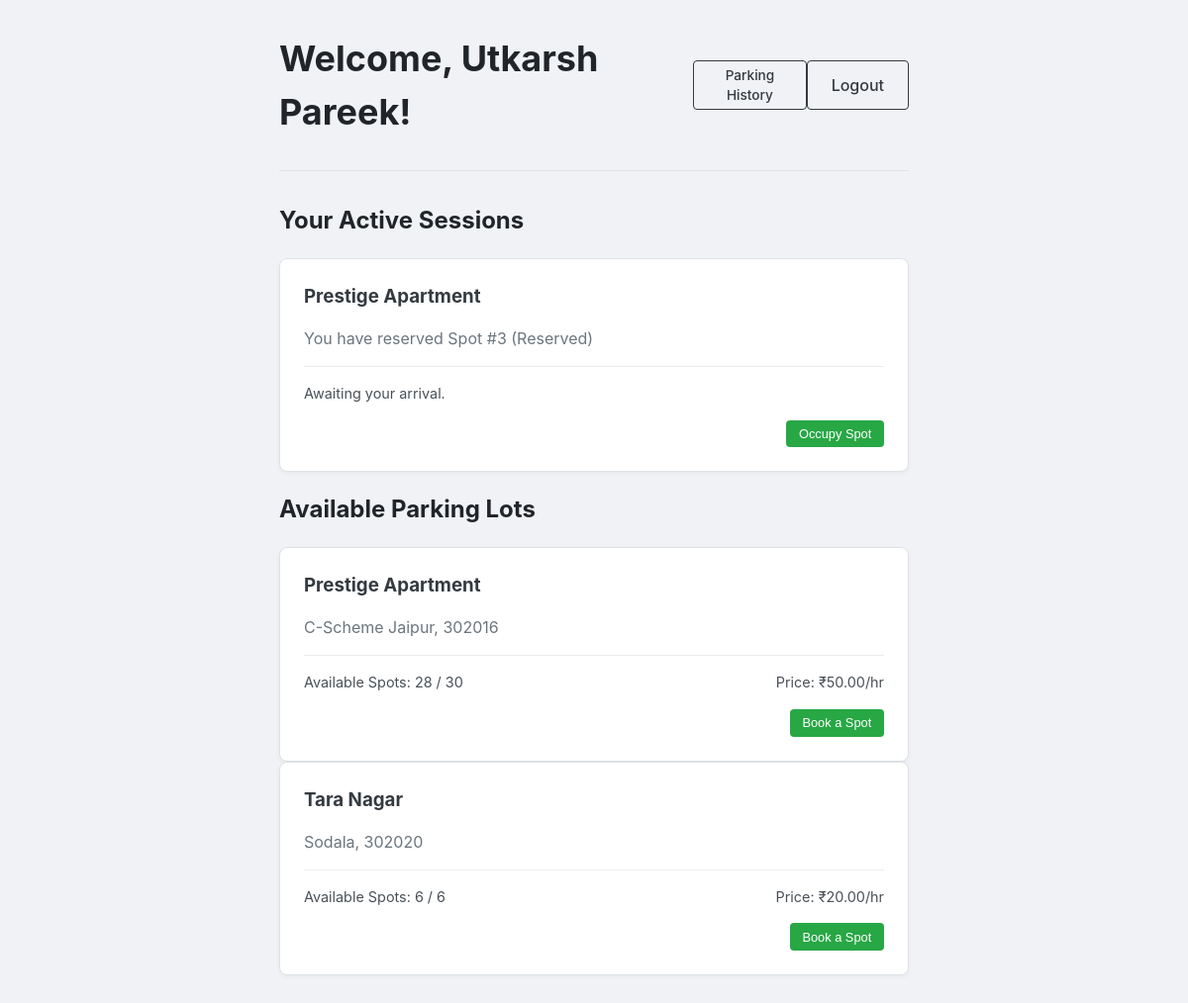
Screenshot of /user/dashboard (signed in) with the database file from the repository.
### models/database.py (models this page shows)
class Reservation(db.Model):
    __tablename__ = 'reservation'
    id = db.Column(db.Integer, primary_key=True)
    spot_id = db.Column(db.Integer, db.ForeignKey('parking_spot.id'), nullable=False)
    user_id = db.Column(db.Integer, db.ForeignKey('user.id'), nullable=False)
    start_time = db.Column(db.DateTime, nullable=True)
    end_time = db.Column(db.DateTime, nullable=True)
    total_cost = db.Column(db.Float, nullable=True)

class ParkingLot(db.Model):
    __tablename__ = 'parking_lot'
    id = db.Column(db.Integer, primary_key=True)
    name = db.Column(db.String(50), nullable=False)
    address = db.Column(db.String(100), nullable=False)
    pincode = db.Column(db.String(10), nullable=False)
    capacity = db.Column(db.Integer, nullable=False)
    price_per_hour = db.Column(db.Float, nullable=False)
    spots = db.relationship('ParkingSpot', backref='lot', lazy=True, cascade="all, delete-orphan")

class ParkingSpot(db.Model):
    __tablename__ = 'parking_spot'
    id = db.Column(db.Integer, primary_key=True)
    lot_id = db.Column(db.Integer, db.ForeignKey('parking_lot.id'), nullable=False)
    spot_number = db.Column(db.Integer, nullable=False)
    status = db.Column(db.String(1), default='A', nullable=False) # 'A' for Available, 'O' for Occupied, 'R' for Reserved
    reservation = db.relationship('Reservation', backref='spot', uselist=False, cascade="all, delete-orphan")

### routes/user_routes.py (the view)
@user_bp.route('/user/dashboard')
def user_dashboard():
    if 'user_id' not in session:
        flash('You must be logged in to view this page.', 'danger')
        return redirect(url_for('auth.login'))
    print(f"--- DEBUG: Checking for reservations for user_id: {session.get('user_id')} ---")
    active_reservations = Reservation.query.filter(
        Reservation.user_id == session['user_id'],
        Reservation.end_time.is_(None)
    ).all()
    print(f"--- DEBUG: Query found these reservations: {active_reservations} ---")
    lots = ParkingLot.query.all()
    return render_template('user/user_dashboard.html', lots=lots, active_reservations=active_reservations)

### templates/user/user_dashboard.html (shortened to what this page needs)
{% extends "layout.html" %}
{% block content %}
<div class="dashboard-container">
    <div class="dashboard-header">
        <h1>Welcome, {{ session.full_name }}!</h1>
        <a href="{{ url_for('user.parking_history') }}" class="btn btn-outline btn-sm">Parking History</a>
        <a href="{{ url_for('auth.logout') }}" class="btn btn-outline">Logout</a>
    </div>
    <hr>
    {% if active_reservations %}
    <h2>Your Active Sessions</h2>
    {% for reservation in active_reservations %}
        {% if reservation.start_time %}
            <div class="lot-card active-session mb-3"> <h3>{{ reservation.spot.lot.name }}</h3>
                <p class="lot-meta">You are parked at Spot #{{ reservation.spot.spot_number }} (Occupied)</p>
                <div class="lot-details">
                    <span>Parked at: {{ (reservation.start_time | to_ist).strftime('%d-%b-%Y %I:%M %p') }}</span>
                </div>
                <div class="lot-actions">
                    <form method="POST" action="{{ url_for('user.release_spot', reservation_id=reservation.id) }}">
                        <button type="submit" class="btn-action btn-delete">Release Spot</button>
                    </form>
                </div>
            </div>
        {% else %}
            <div class="lot-card reserved-session mb-3"> <h3>{{ reservation.spot.lot.name }}</h3>
                <p class="lot-meta">You have reserved Spot #{{ reservation.spot.spot_number }} (Reserved)</p>
                <div class="lot-details">
                    <span>Awaiting your arrival.</span>
                </div>
                <div class="lot-actions">
                    <form method="POST" action="{{ url_for('user.occupy_spot', reservation_id=reservation.id) }}">
                        <button type="submit" class="btn-action btn-book">Occupy Spot</button>
                    </form>
                </div>
            </div>
        {% endif %}
    {% endfor %}
{% endif %}
    <h2>Available Parking Lots</h2>
    {% for lot in lots %}
        {% set available_spots = lot.spots|selectattr('status', 'equalto', 'A')|list|length %}
        {% if available_spots > 0 %}
        <div class="lot-card">
            <h3>{{ lot.name }}</h3>
            <p class="lot-meta">{{ lot.address }}, {{ lot.pincode }}</p>
            <div class="lot-details">
                <span>Available Spots: {{ available_spots }} / {{ lot.capacity }}</span>
                <span>Price: ₹{{ "%.2f"|format(lot.price_per_hour) }}/hr</span>
            </div>
            <div class="lot-actions">
                <form method="POST" action="{{ url_for('user.book_spot', lot_id=lot.id) }}">
                    <button type="submit" class="btn-action btn-book">Book a Spot</button>
                </form>
            </div>
        </div>
        {% endif %}
    {% endfor %}
</div>
{% endblock %}

### Static/style.css (style rules this page uses)
html { box-sizing: border-box; }
*, *:before, *:after { box-sizing: inherit; }
body { margin: 0; font-family: -apple-system, BlinkMacSystemFont, "Segoe UI", Roboto, "Helvetica Neue", Arial, sans-serif; background-color: #f0f2f5; color: #212529; line-height: 1.5; }
.btn { display: inline-block; font-weight: 500; text-align: center; cursor: pointer; border: 1px solid transparent; padding: 0.75rem 1.5rem; font-size: 1rem; border-radius: 0.25rem; text-decoration: none; transition: all 0.2s ease-in-out; }
.btn-outline { color: #343a40; border-color: #343a40; background-color: transparent; }
.dashboard-container { max-width: 900px; }
.dashboard-header { display: flex; justify-content: space-between; align-items: center; margin-bottom: 1rem; }
.dashboard-header h1 { margin: 0; font-size: 2.25rem; }
hr { margin: 2rem 0; border: 0; border-top: 1px solid #dee2e6; }
.lot-card { background-color: #fff; padding: 1.5rem; border-radius: 0.5rem; border: 1px solid #dee2e6; box-shadow: 0 2px 4px rgba(0,0,0,0.04); }
.lot-card h3 { margin-top: 0; margin-bottom: 0.5rem; color: #343a40; }
.lot-card .lot-meta { color: #6c757d; margin-bottom: 1rem; }
.lot-card .lot-details { display: flex; justify-content: space-between; font-size: 0.9rem; color: #495057; border-top: 1px solid #e9ecef; padding-top: 1rem; margin-top: 1rem; }
.lot-actions { margin-top: 1rem; text-align: right; }
.btn-action { display: inline-block; padding: 0.4rem 0.8rem; font-size: 0.8rem; font-weight: 500; border-radius: 0.25rem; text-decoration: none; border: none; cursor: pointer; }
.btn-book { background-color: #28a745; color: #fff; }
.btn-sm { padding: 0.23rem 0.70rem; font-size: 0.85rem; }

### rows the page displays
Reservation: spot.lot.name "Prestige Apartment", spot.spot_number "3"
ParkingLot: name "Prestige Apartment", address "C-Scheme Jaipur", pincode "302016", available_spots "28", capacity "30", price_per_hour "50.00"
ParkingLot: name "Tara Nagar", address "Sodala", pincode "302020", capacity "6", price_per_hour "20.00"

### other values shown
{{ session.full_name }} "Utkarsh Pareek"
